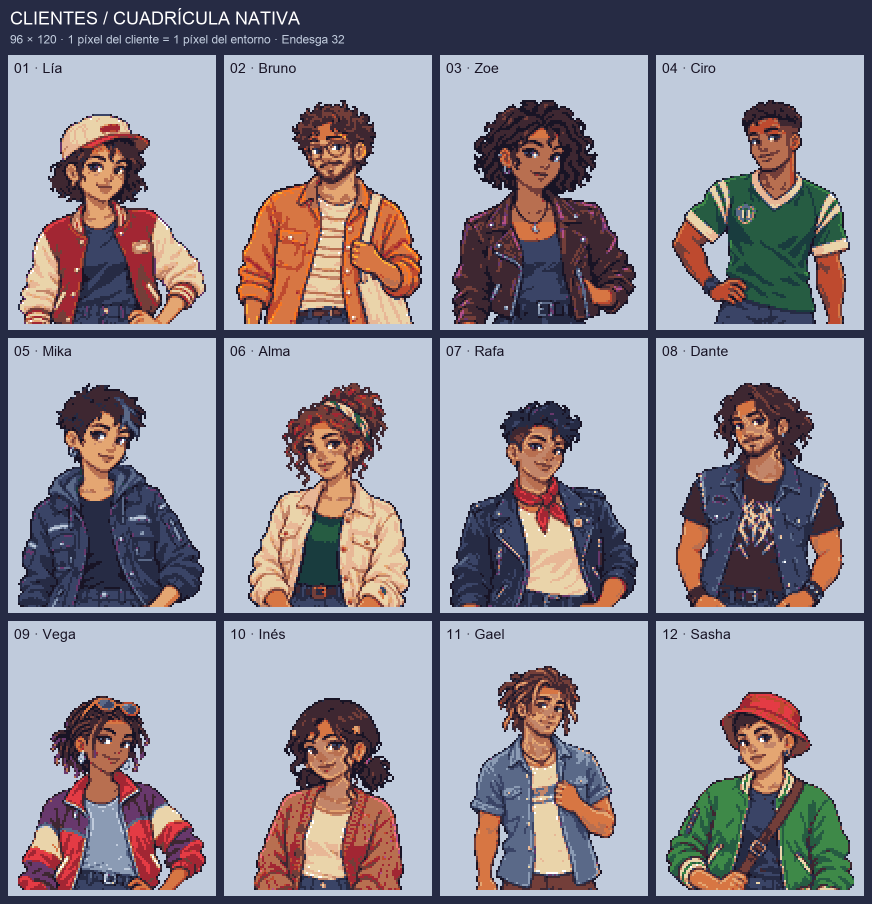
#> input picture design-proposals/customers-native-96x120-2026-11-03/12-clientes-nativos.png, 1744 x 1808 px, given in place of 01-lia-96x120.png, which was not available (shown at 1/2 size)
$ python render.py
#> lines starting #> are read from the running program, lines starting #| are printed output that depends on the picture
"""Review sheets and native export; never resizes a sprite for the game."""
from pathlib import Path
from PIL import Image, ImageDraw, ImageFont
import json, zipfile
ROOT=Path(__file__).resolve().parent
M=json.loads((ROOT/'manifest.json').read_text())
#> (reads design-proposals/customers-native-96x120-2026-11-03/revision-proporciones/antes/manifest.json from the repository)
FONT='/System/Library/Fonts/Supplemental/Arial.ttf'
def sheet(people, filename, cols=4):
#> called with filename = '12-clientes-nativos.png', cols = 4
    cw,ch,gap,header=416,550,16,110
    out=Image.new('RGB',(cols*cw+(cols+1)*gap,header+((len(people)+cols-1)//cols)*(ch+gap)),'#262b44')
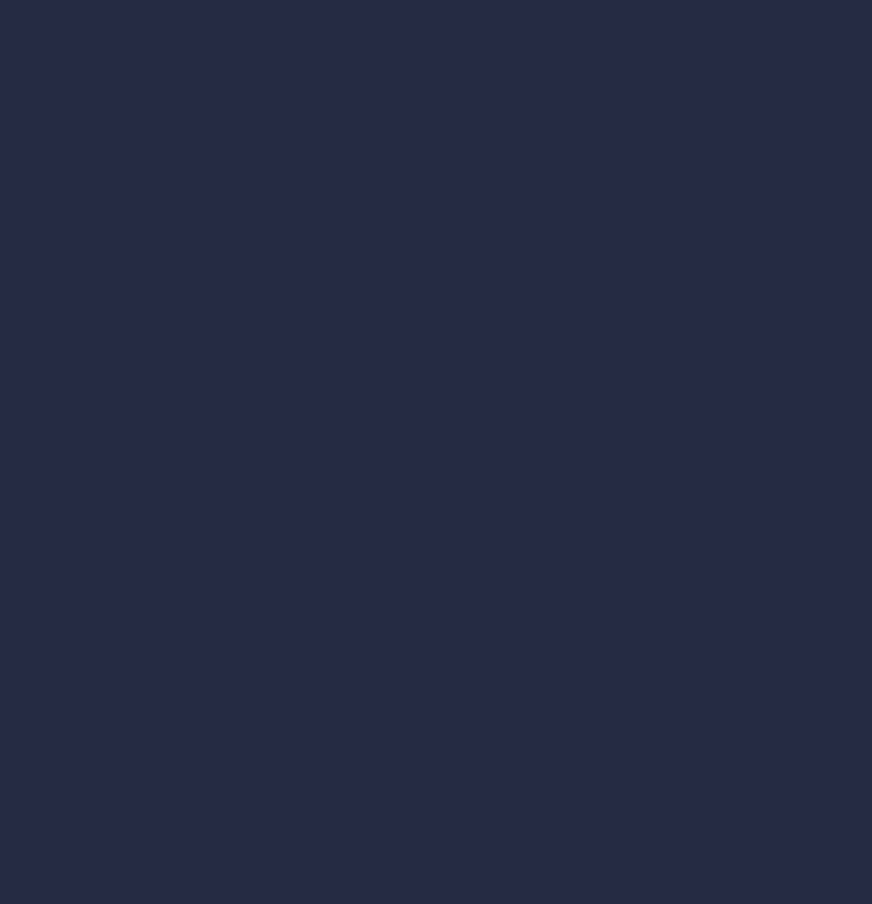
#> out: PIL image 1744x1808 RGB (shown at 1/2 size); mean R, G, B 38, 43, 68
    d=ImageDraw.Draw(out)
    d.text((20,16),'CLIENTES / CUADRÍCULA NATIVA',font=ImageFont.truetype(FONT,36),fill='white')
    d.text((20,65),'96 × 120 · 1 píxel del cliente = 1 píxel del entorno · Endesga 32',font=ImageFont.truetype(FONT,24),fill='#c0cbdc')
    for i,p in enumerate(people):
        x=gap+(i%cols)*(cw+gap); y=header+(i//cols)*(ch+gap)
        d.rectangle((x,y,x+cw-1,y+ch-1),fill='#c0cbdc')
        d.text((x+12,y+10),f'{p["id"][:2]} · {p["name"]}',font=ImageFont.truetype(FONT,28),fill='#181425')
        im=Image.open(ROOT/p['file']).convert('RGBA').resize((384,480),Image.Resampling.NEAREST)
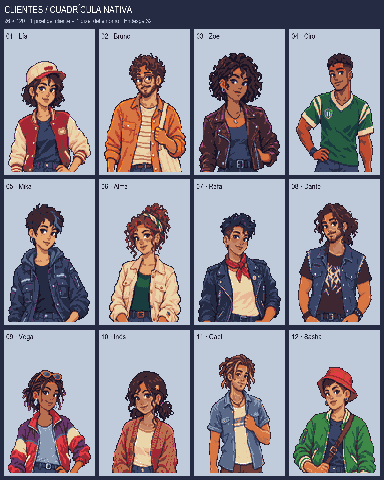
#> im: PIL image 384x480 RGBA; mean R, G, B, A 142.7, 138, 148.2, 255
        out.paste(im,(x+16,y+58),im)
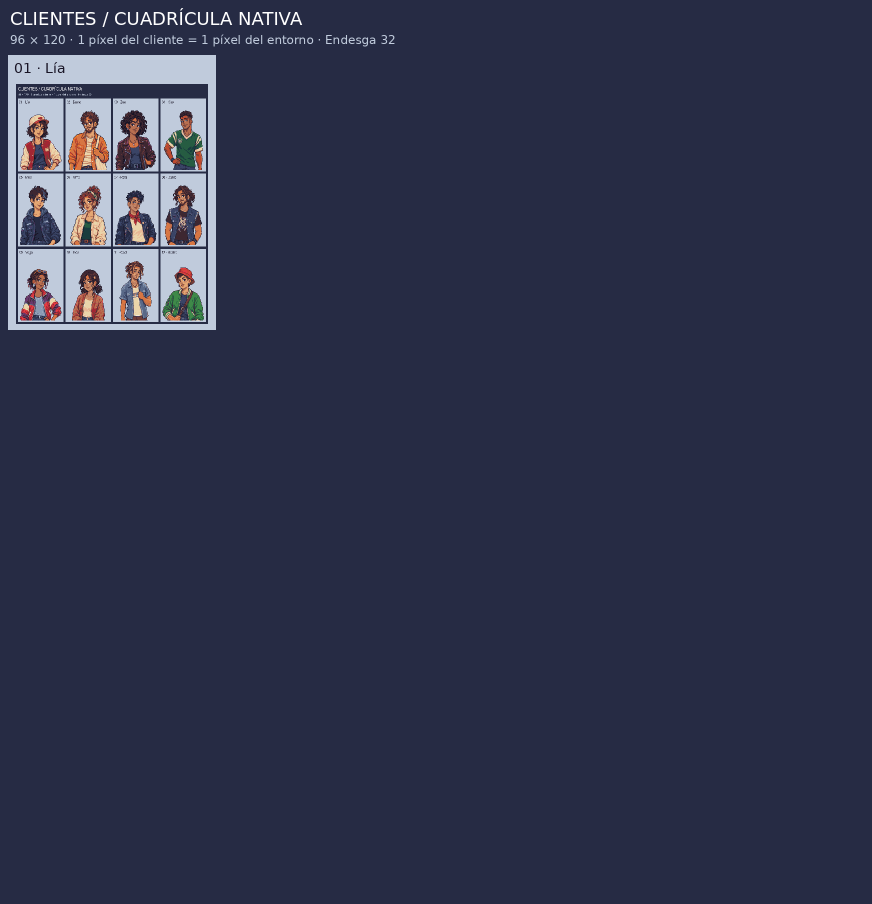
#> out: PIL image 1744x1808 RGB (shown at 1/2 size); mean R, G, B 46.7, 51.3, 75.2
#> pass 2 of the loop in sheet, `for i,p in enumerate(people):`:
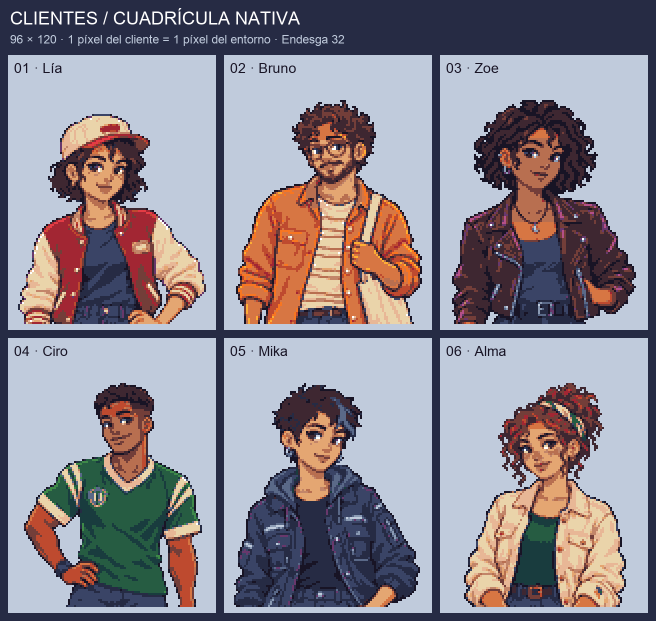
#> input picture design-proposals/customers-native-96x120-2026-11-03/clientes-01-06-detalle.png, 1312 x 1242 px, given in place of 02-bruno-96x120.png, which was not available (shown at 1/2 size)
#> in sheet, `im=Image.open(ROOT/p['file']).convert('RGBA').resize((384,480),Image.R..`:
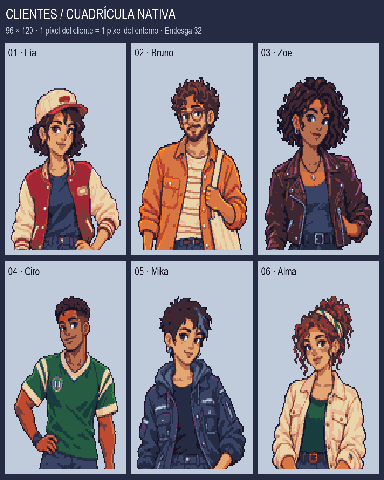
#> im: PIL image 384x480 RGBA; mean R, G, B, A 139.5, 133.8, 143.1, 255
#> in sheet, `out.paste(im,(x+16,y+58),im)`:
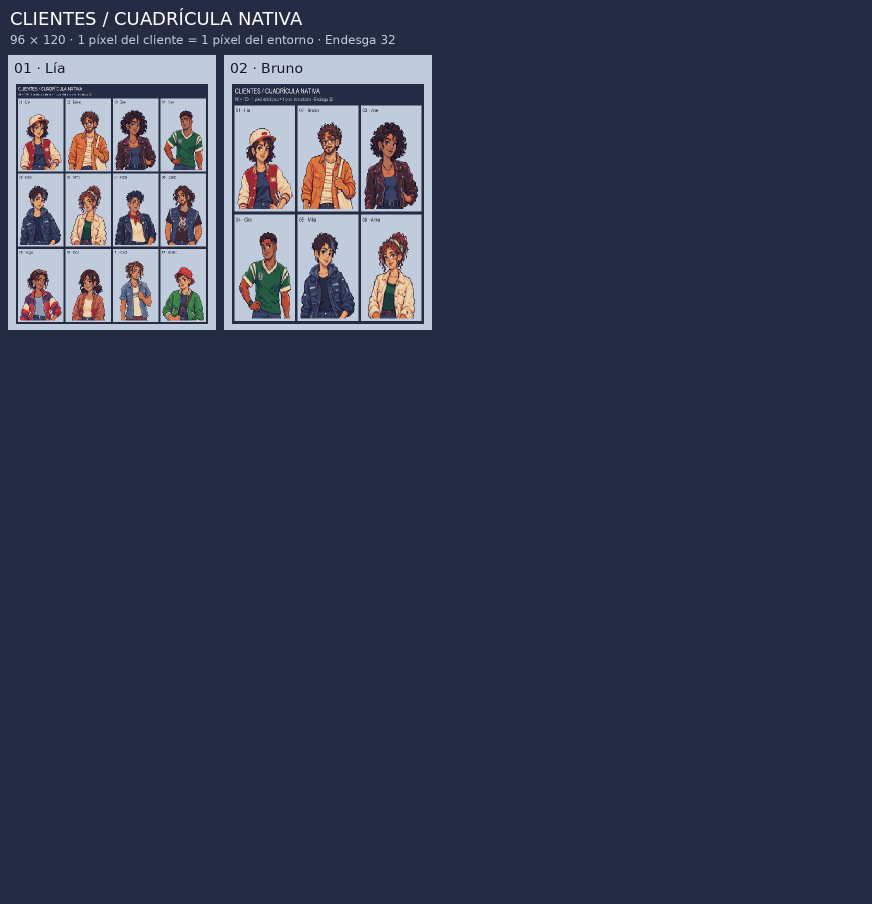
#> out: PIL image 1744x1808 RGB (shown at 1/2 size); mean R, G, B 54.8, 58.8, 81.7
    out.save(ROOT/filename)
#> (the run stopped early here; a loop or call above may not have finished)
